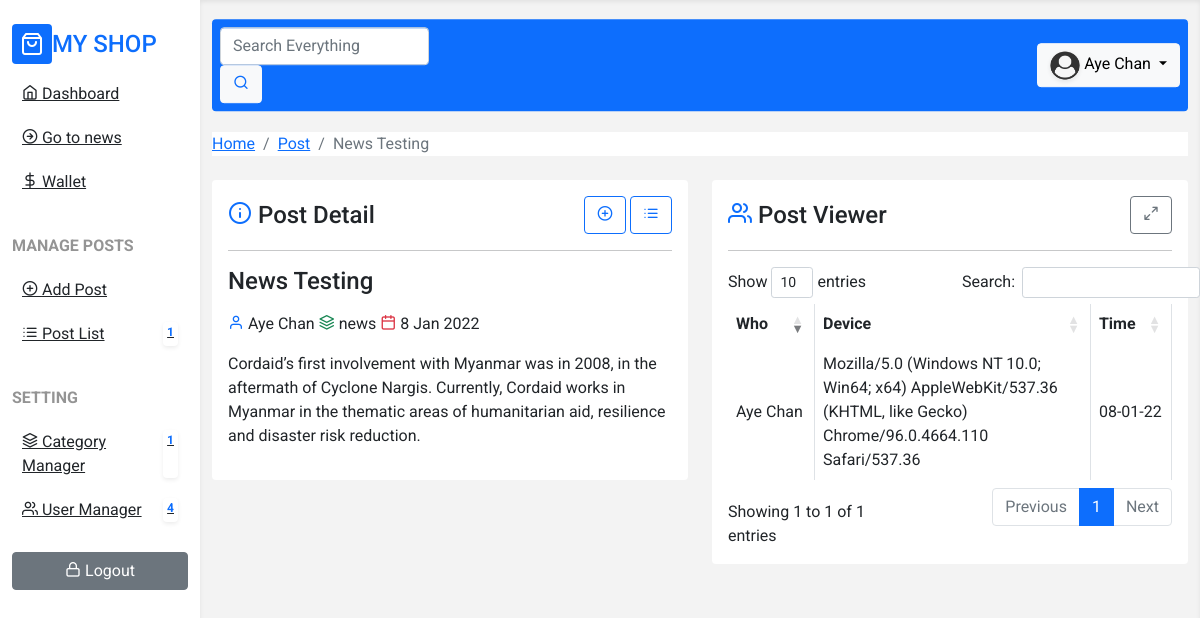
Screenshot of /post_detail.php?id=1 (signed in) with the database file from the repository.
### tables this page shows
CREATE TABLE `posts` (
  `id` int(11) NOT NULL,
  `title` varchar(255) NOT NULL,
  `description` text NOT NULL,
  `user_id` int(11) NOT NULL,
  `category_id` int(11) NOT NULL,
  `is_publish` enum('0','1') NOT NULL DEFAULT '0',
  `ordering` int(11) DEFAULT NULL,
  `created_at` timestamp NOT NULL DEFAULT current_timestamp()
);

CREATE TABLE `users` (
  `id` int(11) NOT NULL,
  `name` varchar(50) NOT NULL,
  `email` varchar(50) NOT NULL,
  `password` varchar(255) NOT NULL,
  `role` enum('0','1','2') NOT NULL DEFAULT '2',
  `photo` varchar(225) NOT NULL DEFAULT 'default.png',
  `money` bigint(20) NOT NULL DEFAULT 0,
  `created_at` timestamp NOT NULL DEFAULT current_timestamp()
);

CREATE TABLE `categories` (
  `id` int(11) NOT NULL,
  `title` varchar(255) NOT NULL,
  `user_id` int(11) NOT NULL,
  `ordering` int(11) DEFAULT NULL,
  `created_at` timestamp NOT NULL DEFAULT current_timestamp()
);

CREATE TABLE `viewers` (
  `id` int(11) NOT NULL,
  `user_id` int(11) NOT NULL,
  `post_id` int(11) NOT NULL,
  `device` varchar(255) NOT NULL,
  `created_at` timestamp NOT NULL DEFAULT current_timestamp()
);

### core/base.php (called while the page is built, shortened)
<?php
function con(){
    return mysqli_connect("localhost","root","","blog");
}
$url = "http://{$_SERVER['HTTP_HOST']}/web_dev/5_sample_blog";

### core/functions.php (called while the page is built, shortened)
<?php
    function fetch($sql){
        $query = mysqli_query(con(),$sql);
        $row  = mysqli_fetch_assoc($query);
        return $row;
    }
    function fetchAll($sql){
        $query = mysqli_query(con(),$sql);
        $rows = [];
        while ($row = mysqli_fetch_assoc($query)){
            array_push($rows,$row);
        }
        return $rows;
    }
    function showTime($timestamp,$format = "d-m-y"){
        return date($format,strtotime($timestamp));
    }
    function user($id){
        $sql = "SELECT * FROM users WHERE id = $id";
        return fetch($sql);
    }
    function category($id){
        $sql = "SELECT * FROM categories WHERE id = $id";
        return fetch($sql);
    }
    function post($id){
        $sql = "SELECT * FROM posts WHERE id = $id";
        return fetch($sql);
    }
    function viewerCountByPost($postId){
        $sql = "SELECT * FROM viewers WHERE post_id = $postId";
        return fetchAll($sql);
    }

### post_detail.php (the view, shortened to what this page needs)
<?php include "template/header.php"; ?>
<?php
    $id = $_GET['id'];
    $current = post($id);
?>
<div class="row">
    <div class="col-12">
        <nav aria-label="breadcrumb">
            <ol class="breadcrumb bg-white mb-4">
                <li class="breadcrumb-item"><a href="<?php echo $url; ?>/index.php">Home</a></li>
                <li class="breadcrumb-item"><a href="<?php echo $url; ?>/post_list.php">Post</a></li>
                <li class="breadcrumb-item active" aria-current="page">
                    <?php echo $current['title']; ?>
                </li>
            </ol>
        </nav>
    </div>
</div>
<div class="row">
    <div class="col-12 col-md-8 col-lg-6">
        <div class="card mb-4">
            <div class="card-body">
                <div class="d-flex justify-content-between align-items-center">
                    <h4 class="mb-0">
                        <i class="feather-info text-primary"></i>  Post Detail
                    </h4>
                    <div class="">
                        <a href="<?php echo $url; ?>/post_add.php" class="btn btn-outline-primary">
                            <i class="feather-plus-circle"></i>
                        </a>
                        <a href="<?php echo $url; ?>/post_list.php" class="btn btn-outline-primary">
                            <i class="feather-list"></i>
                        </a>
                    </div>
                </div>
                <hr>
                <h4>
                    <?php echo $current['title']; ?>
                </h4>
                <div class="my-3">
                    <i class="feather-user text-primary"></i>
                    <?php echo user($current['user_id'])['name']; ?>
                    <i class="feather-layers text-success"></i>
                    <?php echo category($current['category_id'])['title']; ?>
                    <i class="feather-calendar text-danger"></i>
                    <?php echo date("j M Y",strtotime($current['created_at'])); ?>
                </div>
                <div class="">
                    <?php echo html_entity_decode($current['description'],ENT_QUOTES); ?>
                </div>
            </div>
        </div>
    </div>
    <div class="col-12 col-md-8 col-lg-6">
        <div class="card">
            <div class="card-body">
                <div class="d-flex justify-content-between align-items-center">
                    <h4 class="mb-0">
                        <i class="feather-users text-primary"></i>  Post Viewer
                    </h4>
                    <div class="">
                        <a href="#" class="btn btn-outline-secondary full-screen-btn">
                            <i class="feather-maximize-2"></i>
                        </a>
                    </div>
                </div>
                <hr>
                <table class="table table-bordered table-hover">
                    <thead>
                    <tr>
                        <th>Who</th>
                        <th>Device</th>
                        <th>Time</th>
                    </tr>
                    </thead>
                    <tbody>
                    <?php foreach (viewerCountByPost($id) as $v){ ?>
                        <tr>
                            <td class="text-nowrap text-capitalize">
                                <?php
                                    if($v['user_id'] == 0){
                                        echo "guest";
                                    }else{
                                        echo user($v['user_id'])['name'];
                                    }
                                ?>
                            </td>
                            <td><?php echo $v['device']; ?></td>
                            <td class="text-nowrap"><?php echo showTime($v['created_at']); ?></td>
                        </tr>
                    <?php } ?>
                    </tbody>
                </table>
            </div>
        </div>
    </div>
</div>
<?php include "template/footer.php"; ?>

### assets/css/style.css (style rules this page uses)
* { font-family: 'Roboto', sans-serif; }
:root { --primary-soft: #f3f3f3; }
.card { border:none; }
.table tr td { vertical-align: middle !important; }

### rows the page displays
posts: title "News Testing", user.name "Aye Chan", category.title "news", created_at "8 Jan 2022", description "Cordaid’s first involvement with Myanmar was in 2008, in the aftermath of Cyclone Nargis. Currently, Cordaid works in Myanmar in the thematic areas of humanitarian aid, resilience and disaster risk reduction."
viewers: user.name "Aye Chan", device "Mozilla/5.0 (Windows NT 10.0; Win64; x64) AppleWebKit/537.36 (KHTML, like Gecko) Chrome/96.0.4664.110 Safari/537.36", created_at "08-01-22"

### other values shown
countTotal('posts') "1"
countTotal('categories') "1"
countTotal('users') "4"
$_SESSION['user']['name'] "Aye Chan"
